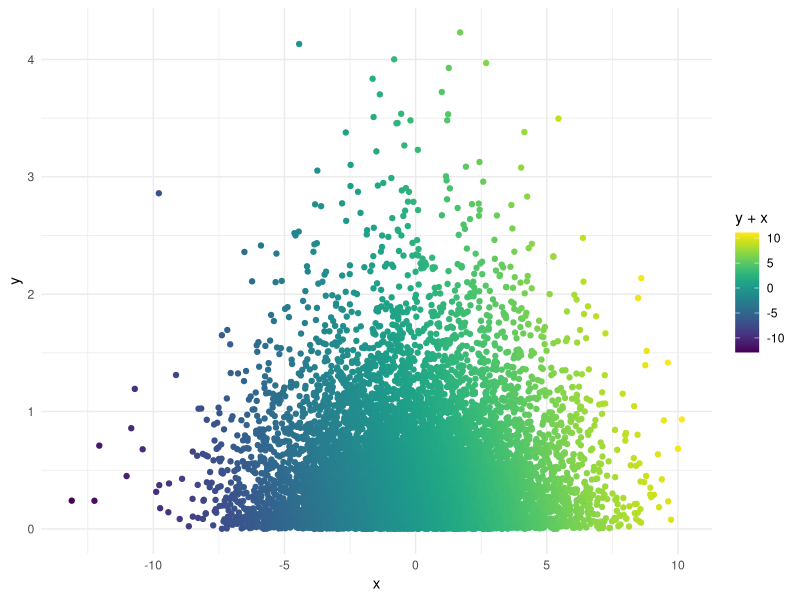

Write R code to recreate this figure.
## ---- chunk 1
library(ggplot2)
library(viridis)

df <- data.frame(x = rnorm(1e4, 0, 3),
                 y = rgamma(1e4, 1, 2))

ggplot(df, aes(x = x, y = y, color = y + x)) +
  geom_point() +
  viridis::scale_color_viridis() +
  theme_minimal()

